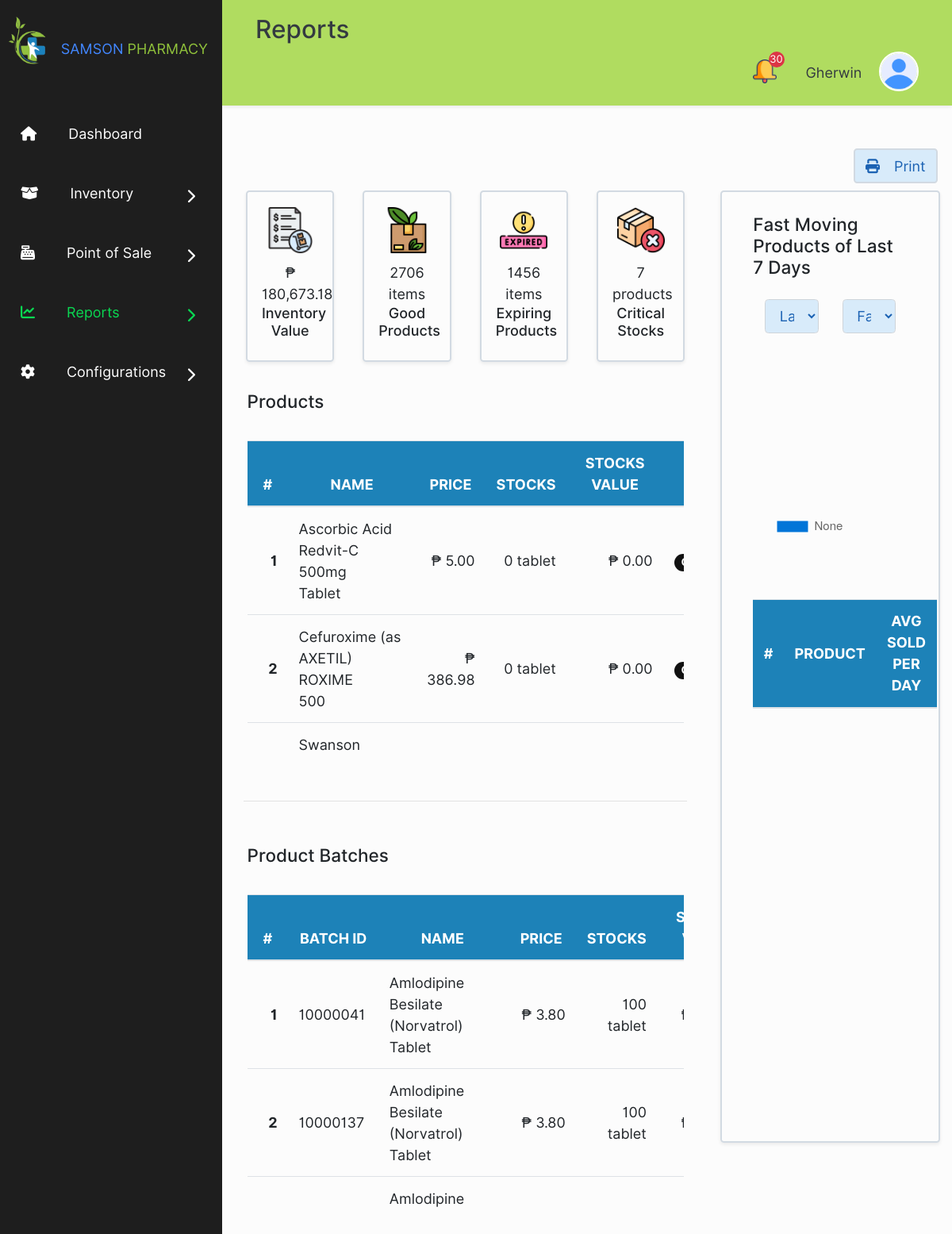
/reports-page-inventory.php (signed in), run on the app's committed database.
### tables this page shows
CREATE TABLE `store_details` (
  `id` int(11) NOT NULL,
  `store_name` varchar(100) NOT NULL,
  `store_address` varchar(100) NOT NULL,
  `tin_number` varchar(100) NOT NULL,
  `contact` varchar(100) NOT NULL
);

CREATE TABLE `accounts` (
  `user_id` int(11) NOT NULL,
  `first_name` varchar(255) NOT NULL,
  `last_name` varchar(255) NOT NULL,
  `user_name` varchar(100) NOT NULL,
  `password` varchar(255) NOT NULL,
  `user_level` int(11) NOT NULL,
  `account_status` int(11) NOT NULL,
  `security_question` varchar(255) NOT NULL,
  `question_answer` varchar(255) NOT NULL
);

CREATE TABLE `products` (
  `product_id` int(11) NOT NULL,
  `barcode_id` varchar(100) NOT NULL,
  `product_name` varchar(100) NOT NULL,
  `properties` varchar(255) NOT NULL,
  `category_id` int(11) NOT NULL,
  `bundle` int(11) NOT NULL,
  `single_quantity` int(11) NOT NULL,
  `bundle_quantity` int(11) NOT NULL,
  `unit_single` int(11) NOT NULL,
  `unit_bundle` int(11) NOT NULL,
  `price` float NOT NULL,
  `minimum_stock` int(11) NOT NULL,
  `expirable` int(11) NOT NULL,
  `stock_status` int(11) NOT NULL,
  `archive_status` int(11) NOT NULL,
  `product_description` varchar(255) NOT NULL,
  `date_added` date NOT NULL,
  `time_added` time NOT NULL,
  `date_modified` date NOT NULL,
  `time_modified` time NOT NULL,
  `date_archived` date NOT NULL,
  `time_archived` time NOT NULL,
  `added_by` int(11) NOT NULL,
  `modified_by` int(11) NOT NULL,
  `archived_by` int(11) NOT NULL,
  `archive_remarks` varchar(255) NOT NULL
);

CREATE TABLE `unit_measurement` (
  `unit_id` int(11) NOT NULL,
  `unit_name` varchar(100) NOT NULL,
  `unit_status` int(11) NOT NULL
);

CREATE TABLE `batch` (
  `batch_id` int(11) NOT NULL,
  `product_id` int(11) NOT NULL,
  `single_quantity` int(11) NOT NULL,
  `bundle_quantity` int(11) NOT NULL,
  `price` float NOT NULL,
  `expiration_date` date NOT NULL,
  `expiration_status` int(11) NOT NULL,
  `supplier_id` int(11) NOT NULL,
  `date_added` date NOT NULL,
  `time_added` time NOT NULL,
  `added_by` int(11) NOT NULL,
  `date_modified` date NOT NULL,
  `time_modified` time NOT NULL,
  `modified_by` int(11) NOT NULL,
  `archive_status` int(11) NOT NULL,
  `date_archived` date NOT NULL,
  `time_archived` time NOT NULL,
  `archived_by` int(11) NOT NULL,
  `return` int(11) NOT NULL,
  `archive_remarks` varchar(255) NOT NULL
);

### reports-page-inventory.php (the view, shortened to what the rows shown need)
<?php
include("./includes/database.php");
$db = new Database();
include ("./includes/inventory-functions.php");
$inv = new Inventory($db);
$inv->updateQuantity("all");
$inv->updateStockStatus();
$inv->updateExpirationStatus();
$salesRankData = "";
$salesRankLabel = "";
include("./includes/reports-inv-getChartData.php");
?>
<!DOCTYPE html>
<html lang="en">
<head>
    <link rel="stylesheet" href="./bootstrap/bootstrap.min.css">
    <link rel="stylesheet" href="./fontawesome/css/all.min.css">
    <link rel="stylesheet" href="./css/styles.css">
    <link rel="stylesheet" href="./css/animations.css">
    <link rel="stylesheet" href="./css/reports.css">
</head>
<body>
    <?php
    include("./includes/sidebar.php");
    ?>
    <div class="main-div" id="main-div">
        <div class="container-fluid">
            <?php include("./includes/header.php"); ?>
            <div class="row report-section">
                <div class="col col-lg-8 px-4">
                    <div class="row mx-1 mb-5 inv-table-row">
                        <table class="table">
                            <thead>
                                <th>#</th>
                                <th>NAME</th>
                                <th>PRICE</th>
                                <th>STOCKS</th>
                                <th>STOCKS VALUE</th>
                                <th>STOCK STATUS</th>
                            </thead>
                            <tbody>
                                <?php
                                    $allPrd = $db->sql("
                                        SELECT *,
                                            (SELECT (SUM(`batch`.`single_quantity`) * `batch`.`price`)  FROM `batch` WHERE `batch`.`product_id` = `products`.`product_id` AND `batch`.`archive_status` = 0 AND `batch`.`return` = 0) as `stock_value`
                                        FROM `products`
                                        WHERE `archive_status` = 0
                                        ORDER BY `stock_status` DESC, `product_name` ASC
                                    ");
                                    if($allPrd->num_rows > 0){
                                        $rowCount = 1;
                                        while($row = $allPrd->fetch_assoc()){
                                            $single_qty = $inv->getQuantityUnit($inv->getUnit($row["unit_single"]), $row["single_quantity"]);
                                            $stock_badge = $inv->setStockStatusBadge($row["stock_status"], $row["minimum_stock"], $row["single_quantity"]);
                                            echo '
                                                <tr>
                                                    <th style="text-align: right; vertical-align: middle">'.$rowCount.'</th>
                                                    <td style="text-align: left; vertical-align: middle">'.wordwrap($row["product_name"],30,"<br>\n").'</td>
                                                    <td style="text-align: right; vertical-align: middle">₱ '.number_format($row["price"], 2).'</td>
                                                    <td style="text-align: right; vertical-align: middle">'.$single_qty.'</td>
                                                    <td style="text-align: right; vertical-align: middle">₱ '.number_format($row["stock_value"], 2).'</td>
                                                    <td style="text-align: center; vertical-align: middle">'.$stock_badge.'</td>
                                                </tr>
                                            ';
                                            $rowCount++;
                                        }
                                    }
                                    else{
                                        echo '
                                            <tr colspan="5">
                                                <td>No Products to Show</td>
                                            </tr>
                                        ';
                                    }
                                ?>
                            </tbody>
                        </table>
                    </div>
                    <div class="row mx-1 mb-5 inv-table-row">
                        <table class="table">
                            <thead>
                                <th>#</th>
                                <th>BATCH ID</th>
                                <th>NAME</th>
                                <th>PRICE</th>
                                <th>STOCKS</th>
                                <th>STOCKS VALUE</th>
                            </thead>
                            <tbody>
                                <?php
                                    $goodPrd = $db->sql("
                                        SELECT `batch`.*, `products`.`product_name`, `products`.`unit_single`, (`batch`.`single_quantity` * `batch`.`price`) AS `stock_value`
                                        FROM `batch`
                                            INNER JOIN `products` ON `batch`.`product_id` = `products`.`product_id`
                                        WHERE `batch`.`archive_status` = 0 AND `batch`.`return` = 0 AND `batch`.`single_quantity` > 0
                                        ORDER BY `expiration_status` DESC, `products`.`product_name` ASC
                                    ");
                                    if($goodPrd->num_rows > 0){
                                        $rowCount = 1;
                                        while($row = $goodPrd->fetch_assoc()){
                                            $single_qty = $inv->getQuantityUnit($inv->getUnit($row["unit_single"]), $row["single_quantity"]);
                                            $expiration_badge = $inv->setExpirationStatusBadge($row["expiration_status"], $row["expiration_date"]);
                                            echo '
                                                <tr>
                                                    <th style="text-align: right; vertical-align: middle">'.$rowCount.'</th>
                                                    <td style="text-align: left; vertical-align: middle">'.$row["batch_id"].'</td>
                                                    <td style="text-align: left; vertical-align: middle">'.wordwrap($row["product_name"],25,"<br>\n").'</td>
                                                    <td style="text-align: right; vertical-align: middle">₱ '.number_format($row["price"], 2).'</td>
                                                    <td style="text-align: right; vertical-align: middle">'.$single_qty.'</td>
                                                    <td style="text-align: right; vertical-align: middle">₱ '.number_format($row["stock_value"], 2).'</td>
                                                    <td style="text-align: center; vertical-align: middle">'.$expiration_badge.'</td>
                                                </tr>
                                            ';
                                            $rowCount++;
                                        }
                                    }
                                    else{
                                        echo '
                                            <tr colspan="7">
                                                <td>No Products to Show</td>
                                            </tr>
                                        ';
                                    }
                                ?>
                            </tbody>
                        </table>
                    </div>
                </div>
                <div class="col col-lg-4">
                    <div class="inv-pieGraph bordered rounded shadow-sm py-4 px-5">
                        <div class="row mt-5">
                            <table class="table text-center productRankTable">
                                <thead>
                                    <tr>
                                        <th>#</th>
                                        <th>PRODUCT</th>
                                        <th>AVG SOLD<br>PER DAY</th>
                                    </tr>
                                </thead>
                            </table>
                        </div>
                </div>
            </div>
        </div>
    </div>
    <script>
        const tCtx = document.getElementById('topChart');
        new Chart(tCtx, {
            type: 'doughnut',
            data: {
                labels: <?= $salesRankLabel ?>,
                datasets: [{
                    label: 'Average product sold per day',
                    data: <?= $salesRankData ?>,
                    borderWidth: 1,
                    backgroundColor: ['#0275d8', '#5cb85c', '#5bc0de', '#f0ad4e', '#d9534f'],
                }]
            },
            options: {
                responsive: true,
                plugins: {
                    legend: {
                        position: 'bottom',
                        align: 'start',
                        labels: {
                            font: {
                                size: 15
                            }
                        },
                    }
                },
                layout: {
                    padding: 20
                }
            }
        });
    </script>
</body>
</html>

### includes/sidebar.php (shortened to what the rows shown need)
<div class="sidebar" id="sidebar">
    <ul class="navbar-nav mr-auto" style="position: relative; height: 100%">
        <li class="nav-item logo-nav" style="margin-bottom: 50px; display: flex; align-items: center">
            <a href="#"><img class="logo" src="./assets/logo.png?t=<?=time()?>"></a>
            <?php
                $col1 = "rgb(66, 135, 255)";
                $col2 = "rgb(144, 194, 59)";
                $activeCol = 1;
                $words = explode(" ", $db->sql("SELECT `store_name` FROM `store_details` WHERE `id` ")->fetch_assoc()["store_name"]);
                $storeName = "";
                for($x = 0; $x < count($words); $x++){
                    $col = $activeCol == 1 ? $col1 : $col2;
                    $storeName .= '<span style="color: '.$col.'">'.strtoupper($words[$x]).'</span>';
                    $activeCol = $activeCol == 1 ? 2 : 1;
                    if($x != count($words)+1){
                        $storeName .= '&nbsp;';
                    }
                }
            ?>
            <?=$storeName?>
        </li>
    </ul>
</div>

### includes/account-tab.php (shortened to what the rows shown need)
<?php
    $user = $_SESSION["user"];
    $username = $db->sql("SELECT `user_name` FROM `accounts` WHERE `user_id` = '$user'")->fetch_assoc()["user_name"];
?>
<span class="account-name lead"><b><?=$username?></b>&emsp;</span>

### data on the page
store_details: store_name "SAMSON", store_name "PHARMACY"
accounts: user_name "Gherwin"
products: product_name "Ascorbic Acid Redvit-C 500mg Tablet", price "5.00", single_qty "0 tablet", stock_value "0.00"
products: product_name "Cefuroxime (as AXETIL) ROXIME 500", price "386.98", single_qty "0 tablet", stock_value "0.00"
products: product_name "Swanson…"
batch: batch_id "10000041", product.product_name "Amlodipine Besilate (Norvatrol) Tablet", price "3.80", single_qty "100 tablet"
batch: batch_id "10000137", product.product_name "Amlodipine Besilate (Norvatrol) Tablet", price "3.80", single_qty "100 tablet"
batch: product.product_name "Amlodipine…"

### other printed values
$main "Reports"
$expired->num_rows + $critical->num_rows "30"
$graphHeader "Fast Moving Products of Last 7 Days"
chart data {{ $salesRankData }} [0]
